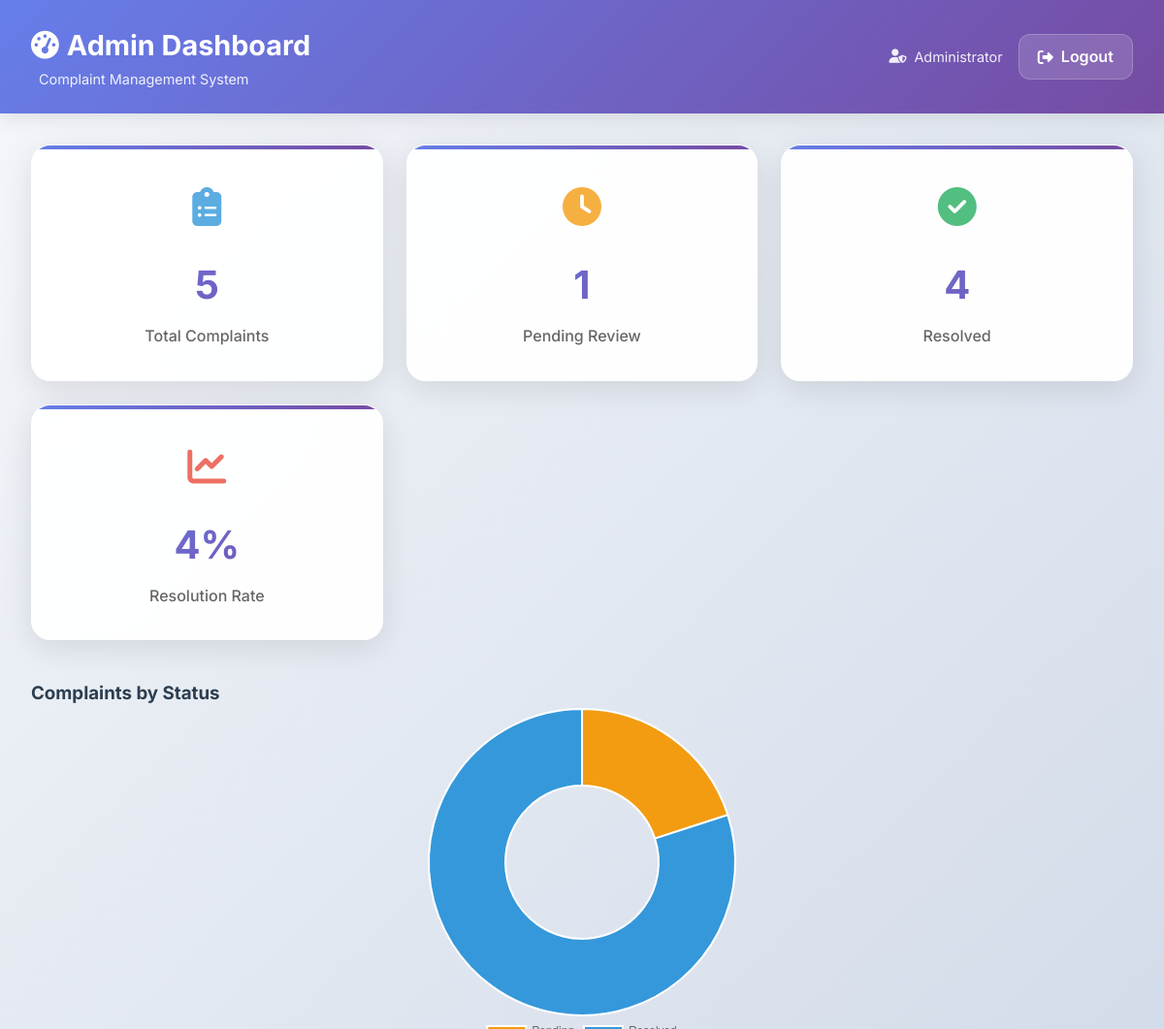
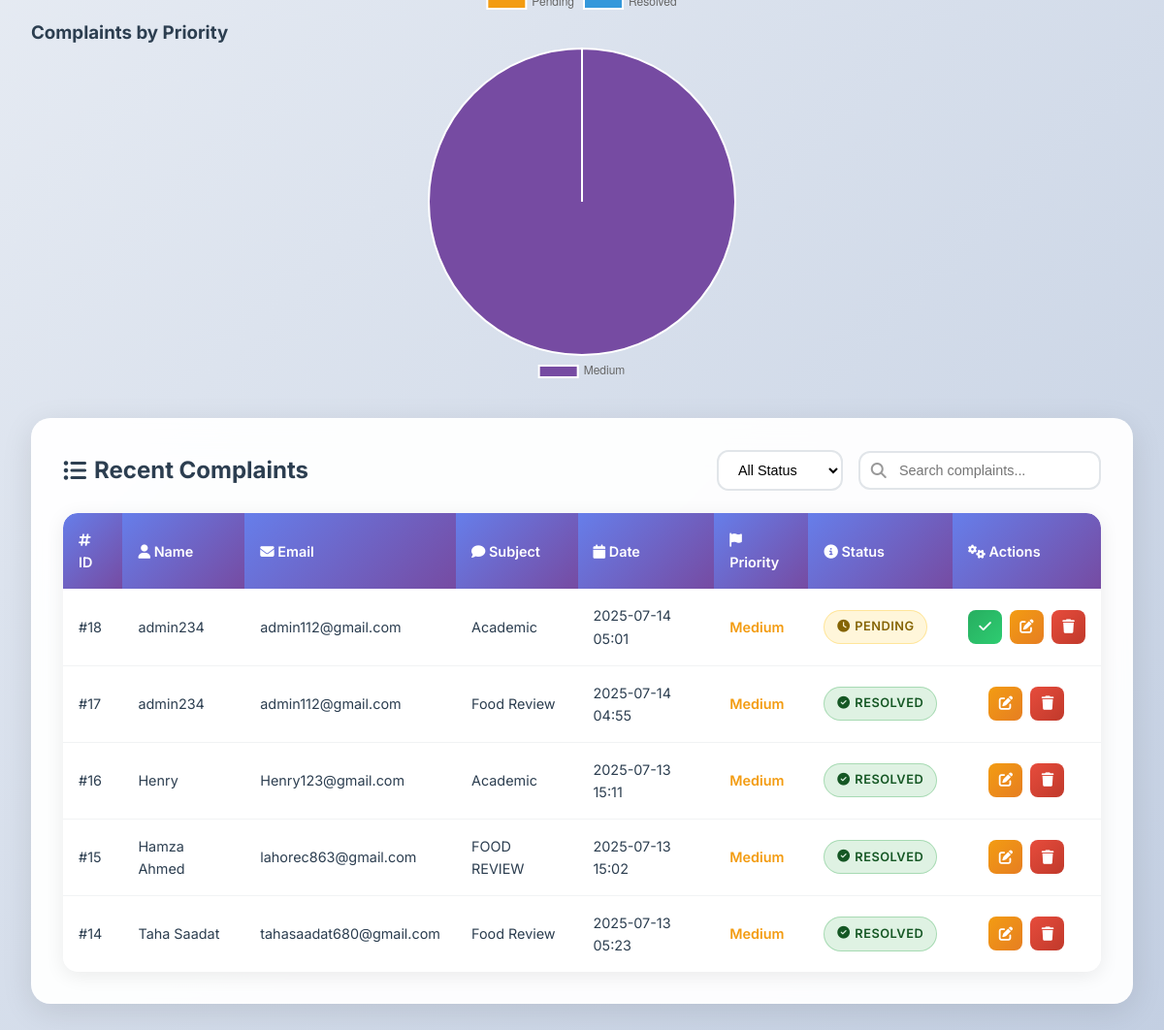
/dashboard/ (signed in), run on the app's committed database (2 pictures, top to bottom).
### complaints/models.py (models this page shows, shortened)
class Complaint(models.Model):
    STATUS_CHOICES = [
        ('Pending', 'Pending'),
        ('In Progress', 'In Progress'),
        ('Resolved', 'Resolved'),
        ('Closed', 'Closed'),
    ]
    PRIORITY_CHOICES = [
        ('Low', 'Low'),
        ('Medium', 'Medium'),
        ('High', 'High'),
        ('Urgent', 'Urgent'),
    ]
    user = models.ForeignKey(User, on_delete=models.CASCADE, related_name='complaints', null=True, blank=True)
    name = models.CharField(max_length=100)
    email = models.EmailField()
    subject = models.CharField(max_length=200)
    message = models.TextField()
    status = models.CharField(max_length=15, choices=STATUS_CHOICES, default='Pending')
    priority = models.CharField(max_length=10, choices=PRIORITY_CHOICES, default='Medium')
    submitted_at = models.DateTimeField(auto_now_add=True)
    updated_at = models.DateTimeField(auto_now=True)
    admin_notes = models.TextField(blank=True, null=True)
    attachment = models.FileField(upload_to='complaint_attachments/', blank=True, null=True)

### complaints/views.py (the view)
# urls.py: path('dashboard/', views.admin_dashboard, name='admin_dashboard'),
@login_required
def admin_dashboard(request):
    complaints = Complaint.objects.all().order_by('-submitted_at')  # latest first
    total_complaints = complaints.count()
    pending_complaints = complaints.filter(status='Pending').count()
    resolved_complaints = complaints.filter(status='Resolved').count()
    from collections import Counter
    status_counts = dict(Counter(complaints.values_list('status', flat=True)))
    priority_counts = dict(Counter(complaints.values_list('priority', flat=True)))
    context = {
        'complaints': complaints,
        'total_complaints': total_complaints,
        'pending_complaints': pending_complaints,
        'resolved_complaints': resolved_complaints,
        'status_counts': status_counts,
        'priority_counts': priority_counts,
        'status_keys': list(status_counts.keys()),
        'status_values': list(status_counts.values()),
        'priority_keys': list(priority_counts.keys()),
        'priority_values': list(priority_counts.values()),
    }
    return render(request, 'complaints/dashboard.html', context)

### complaints/templates/complaints/dashboard.html (shortened to what this page needs)
<!DOCTYPE html>
<html lang="en">
<head>
    <link href="https://cdnjs.cloudflare.com/ajax/libs/font-awesome/6.4.0/css/all.min.css" rel="stylesheet">
</head>
<body>
    <header class="header">
        <div class="header-content">
            <div class="header-left">
                <div>
                    <h1>
                        <i class="fas fa-tachometer-alt"></i>
                        Admin Dashboard
                    </h1>
                    <div class="header-subtitle">Complaint Management System</div>
                </div>
            </div>
            <div class="header-right">
                <div class="user-info">
                    <i class="fas fa-user-shield"></i>
                    <span>Administrator</span>
                </div>
                <a href="#" class="logout-btn" onclick="handleLogout()">
                    <i class="fas fa-sign-out-alt"></i>
                    Logout
                </a>
            </div>
        </div>
    </header>
    <div class="container">
        <div class="stats-grid">
            <div class="stat-card">
                <div class="stat-icon">
                    <i class="fas fa-clipboard-list"></i>
                </div>
                <div class="stat-number">{{ total_complaints }}</div>
                <div class="stat-label">Total Complaints</div>
            </div>
            <div class="stat-card">
                <div class="stat-icon">
                    <i class="fas fa-clock"></i>
                </div>
                <div class="stat-number">{{ pending_complaints }}</div>
                <div class="stat-label">Pending Review</div>
            </div>
            <div class="stat-card">
                <div class="stat-icon">
                    <i class="fas fa-check-circle"></i>
                </div>
                <div class="stat-number">{{ resolved_complaints }}</div>
                <div class="stat-label">Resolved</div>
            </div>
            <div class="stat-card">
                <div class="stat-icon">
                    <i class="fas fa-chart-line"></i>
                </div>
                <div class="stat-number">
                    {% if total_complaints > 0 %}
                        {{ resolved_complaints|floatformat:0 }}%
                    {% else %}
                        0%
                    {% endif %}
                </div>
                <div class="stat-label">Resolution Rate</div>
            </div>
        </div>
        <div class="row" style="margin-bottom: 2rem;">
            <div class="col-md-6">
                <h3>Complaints by Status</h3>
                <canvas id="statusChart" width="350" height="350" style="max-width:100%;max-height:350px;"></canvas>
            </div>
            <div class="col-md-6">
                <h3>Complaints by Priority</h3>
                <canvas id="priorityChart" width="350" height="350" style="max-width:100%;max-height:350px;"></canvas>
            </div>
        </div>
        <div class="table-section">
            <div class="table-header">
                <h2 class="table-title">
                    <i class="fas fa-list-ul"></i>
                    Recent Complaints
                </h2>
                <div class="filter-controls">
                    <select class="filter-select" id="statusFilter">
                        <option value="">All Status</option>
                    </select>
                    <div class="search-box">
                        <i class="fas fa-search search-icon"></i>
                        <input type="text" class="search-input" placeholder="Search complaints..." id="searchInput">
                    </div>
                </div>
            </div>
            <div class="table-container">
                <table class="data-table">
                    <thead>
                        <tr>
                            <th>
                                <i class="fas fa-hashtag"></i>
                                ID
                            </th>
                            <th>
                                <i class="fas fa-user"></i>
                                Name
                            </th>
                            <th>
                                <i class="fas fa-envelope"></i>
                                Email
                            </th>
                            <th>
                                <i class="fas fa-comment"></i>
                                Subject
                            </th>
                            <th>
                                <i class="fas fa-calendar"></i>
                                Date
                            </th>
                            <th>
                                <i class="fas fa-flag"></i>
                                Priority
                            </th>
                            <th>
                                <i class="fas fa-info-circle"></i>
                                Status
                            </th>
                            <th>
                                <i class="fas fa-cogs"></i>
                                Actions
                            </th>
                        </tr>
                    </thead>
                                         <tbody id="complaintsTable">
                         {% for c in complaints %}
                         <tr>
                             <td>#{{ c.id }}</td>
                             <td>{{ c.name }}</td>
                             <td>{{ c.email }}</td>
                             <td>{{ c.subject|truncatechars:50 }}</td>
                             <td>{{ c.submitted_at|date:"Y-m-d H:i" }}</td>
                             <td><span class="priority-medium">Medium</span></td>
                             <td>
                                 <span class="status-badge {% if c.status == 'Pending' %}status-pending{% else %}status-resolved{% endif %}">
                                     <i class="fas fa-{% if c.status == 'Pending' %}clock{% else %}check-circle{% endif %}"></i>
                                     {{ c.status }}
                                 </span>
                             </td>
                             <td>
                                 <div class="action-buttons">
                                     {% if c.status == 'Pending' %}
                                         <a href="{% url 'resolve_complaint' c.id %}" class="action-btn btn-resolve" title="Mark as Resolved">
                                             <i class="fas fa-check"></i>
                                         </a>
                                     {% endif %}
                                     <a href="{% url 'edit_complaint' c.id %}" class="action-btn btn-edit" title="Edit Complaint">
                                         <i class="fas fa-edit"></i>
                                     </a>
                                     <a href="{% url 'delete_complaint' c.id %}" class="action-btn btn-delete" title="Delete Complaint"
                                        onclick="return confirm('Are you sure you want to delete this complaint?')">
                                         <i class="fas fa-trash"></i>
                                     </a>
                                 </div>
                             </td>
                         </tr>
                         {% endfor %}
                     </tbody>
                </table>
            </div>
        </div>
    </div>
    <script>
        // Chart.js: Complaints by Status
        const statusLabels = JSON.parse(document.getElementById('statusLabels').textContent);
        const statusDataArr = JSON.parse(document.getElementById('statusData').textContent);
        const statusData = {
            labels: statusLabels,
            datasets: [{
                label: 'Complaints by Status',
                data: statusDataArr,
                backgroundColor: [
                    '#f39c12', '#3498db', '#27ae60', '#e74c3c', '#764ba2', '#51cf66'
                ],
            }]
        };
        const statusCtx = document.getElementById('statusChart').getContext('2d');
        new Chart(statusCtx, {
            type: 'doughnut',
            data: statusData,
            options: {responsive: true, plugins: {legend: {position: 'bottom'}}}
        });
        // Chart.js: Complaints by Priority
        const priorityLabels = JSON.parse(document.getElementById('priorityLabels').textContent);
        const priorityDataArr = JSON.parse(document.getElementById('priorityData').textContent);
        const priorityData = {
            labels: priorityLabels,
            datasets: [{
                label: 'Complaints by Priority',
                data: priorityDataArr,
                backgroundColor: [
                    '#764ba2', '#f39c12', '#e74c3c', '#27ae60', '#3498db', '#51cf66'
                ],
            }]
        };
        const priorityCtx = document.getElementById('priorityChart').getContext('2d');
        new Chart(priorityCtx, {
            type: 'pie',
            data: priorityData,
            options: {responsive: true, plugins: {legend: {position: 'bottom'}}}
        });
    </script>
</body>
</html>

### data on the page
Complaint: id "18", name "admin234", email "admin112@gmail.com", subject "Academic", submitted_at "2025-07-14 05:01", status "PENDING"
Complaint: id "17", name "admin234", email "admin112@gmail.com", subject "Food Review", submitted_at "2025-07-14 04:55", status "RESOLVED"
Complaint: id "16", name "Henry", email "Henry123@gmail.com", subject "Academic", submitted_at "2025-07-13 15:11", status "RESOLVED"
Complaint: id "15", name "Hamza Ahmed", email "lahorec863@gmail.com", subject "FOOD REVIEW", submitted_at "2025-07-13 15:02", status "RESOLVED"
Complaint: id "14", name "Taha Saadat", email "tahasaadat680@gmail.com", subject "Food Review", submitted_at "2025-07-13 05:23", status "RESOLVED"

### other printed values
{{ total_complaints }} "5"
{{ pending_complaints }} "1"
{{ resolved_complaints }} "4"
{{ resolved_complaints|floatformat:0 }} "4"
